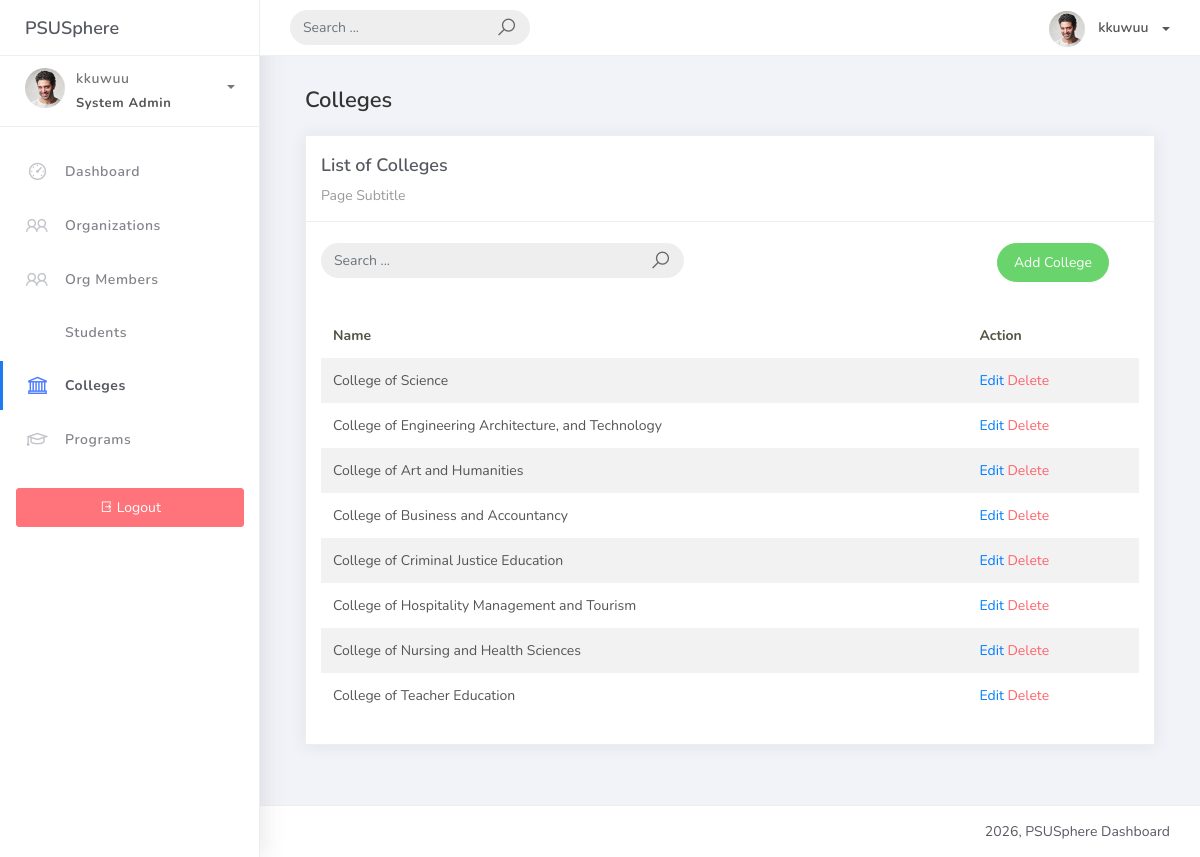
Screenshot of /college_list (signed in) with the database file from the repository.
### studentorg/models.py (models this page shows, shortened)
class BaseModel(models.Model):
    reated_at = models.DateTimeField(auto_now_add=True, db_index=True)
    updated_at = models.DateTimeField(auto_now=True)
    class Meta:
        abstract = True

class College(BaseModel):
    college_name = models.CharField(max_length = 150)

### studentorg/views.py (the view)
# urls.py: path('college_list', CollegeList.as_view(), name='college-list'),
class CollegeList(LoginRequiredMixin, ListView):
    model = College
    context_object_name = 'college_list'
    template_name = 'college_list.html'
    paginate_by = 10
    def get_queryset(self):
        qs = super().get_queryset()
        q = self.request.GET.get('q')
        if q:
            qs = qs.filter(Q(name__icontains=q) | Q(description__icontains=q))
        return qs

### templates/college_list.html (shortened to what this page needs)
{% extends 'base.html' %} {% load static %} {% block content %}
<div class="container-fluid">
  <h4 class="page-title">Colleges</h4>
  <div class="row">
    <div class="col-md-12">
      <div class="card">
        <div class="card-header">
          <div class="card-title">List of Colleges</div>
          <div class="card-category">Page Subtitle</div>
        </div>
        <br />
        <div class="col-md-12 row">
          <div class="col-md-6">
            <form
              class="navbar-left navbar-form nav-search mr-md-3"
              action=""
              method="get"
            >
              <div class="input-group">
                <input
                  type="text"
                  name="q"
                  placeholder="Search ..."
                  class="form-control"
                  value="{{ request.GET.q }}"
                />
                <div class="input-group-append">
                  <span class="input-group-text">
                    <i class="la la-search search-icon"></i>
                  </span>
                </div>
              </div>
            </form>
          </div>
          <div class="col-md-6">
            <div class="pull-right">
              <a
                href="{% url 'college-add' %}"
                class="btn btn-success btn-rounded"
                >Add College</a
              >
            </div>
          </div>
        </div>
        <div class="card-body">
          <table class="table table-striped mt-3">
            <thead>
              <tr>
                <th scope="col">Name</th>
                <th scope="col">Action</th>
              </tr>
            </thead>
            <tbody>
              {% for object in object_list %}
              <tr>
                <td>{{ object.college_name }}</td>
                <td>
                  <a href="{% url 'college-update' object.id %}">Edit</a>
                  <a
                    href="{% url 'college-delete' object.id %}"
                    class="text-danger"
                    >Delete</a
                  >
                </td>
              </tr>
              {% empty %}
              <tr>
                <td colspan="2" style="text-align: center">
                  <p class="text-sm font-weight-bold mb-0">No Records Found</p>
                </td>
              </tr>
              {% endfor %}
            </tbody>
          </table>
        </div>
      </div>
    </div>
  </div>
</div>
{% endblock %}

### templates/base.html (shortened to what this page needs)
{% load static %}
<!doctype html>
<html lang="en">
  <head>
    <link rel="stylesheet" href="{% static 'css/bootstrap.min.css' %}" />
    <link rel="stylesheet" href="{% static 'css/ready.css' %}" />
    <link rel="stylesheet" href="{% static 'css/demo.css' %}" />
    <link
      rel="stylesheet"
      href="https://maxst.icons8.com/openapi/v1.1/css/line-awesome.min.css"
    />
  </head>
  <body>
    <div class="wrapper">
      <div class="main-header">
        <div class="logo-header">
          <a href="{% url 'home' %}" class="logo"> PSUSphere </a>
        </div>
        <nav class="navbar navbar-header navbar-expand-lg">
          <div class="container-fluid">
            <form class="navbar-left navbar-form nav-search mr-md-3" action="">
              <div class="input-group">
                <input
                  type="text"
                  placeholder="Search ..."
                  class="form-control"
                />
                <div class="input-group-append">
                  <span class="input-group-text">
                    <i class="la la-search search-icon"></i>
                  </span>
                </div>
              </div>
            </form>
            <ul class="navbar-nav topbar-nav ml-md-auto align-items-center">
              <li class="nav-item dropdown">
                <a
                  class="dropdown-toggle profile-pic"
                  data-toggle="dropdown"
                  href="#"
                  aria-expanded="false"
                >
                  <img
                    src="{% static 'img/profile.jpg' %}"
                    alt="user-img"
                    width="36"
                    class="img-circle"
                  />
                  <span>{% if user.is_authenticated %}{{ user.get_username }}{% else %}Guest{% endif %}</span>
                </a>
              </li>
            </ul>
          </div>
        </nav>
      </div>
      <div class="sidebar">
        <div class="scrollbar-inner sidebar-wrapper">
          <div class="user">
            <div class="photo">
              <img src="{% static 'img/profile.jpg' %}" />
            </div>
            <div class="info">
              <a
                data-toggle="collapse"
                href="#collapseExample"
                aria-expanded="true"
              >
                <span>
                  {% if user.is_authenticated %}{{ user.get_username }}{% else %}Administrator{% endif %}
                  <span class="user-level">System Admin</span>
                  <span class="caret"></span>
                </span>
              </a>
            </div>
          </div>
          <ul class="nav">
            <li
              class="nav-item {% if request.resolver_match.url_name == 'home' %}active{% endif %}"
            >
              <a href="{% url 'home' %}">
                <i class="la la-dashboard"></i>
                <p>Dashboard</p>
              </a>
            </li>
            <li class="nav-item">
              <a href="{% url 'organization-list' %}">
                <i class="la la-group"></i>
                <p>Organizations</p>
              </a>
            </li>
            <li
              class="nav-item {% if request.resolver_match.url_name == 'orgmember-list' %}active{% endif %}"
            >
              <a href="{% url 'orgmember-list' %}">
                <i class="la la-users"></i>
                <p>Org Members</p>
              </a>
            </li>
            <li
              class="nav-item {% if request.resolver_match.url_name == 'student-list' %}active{% endif %}"
            >
              <a href="{% url 'student-list' %}">
                <p>Students</p>
              </a>
            </li>
            <li
              class="nav-item {% if request.resolver_match.url_name == 'college-list' %}active{% endif %}"
            >
              <a href="{% url 'college-list' %}">
                <i class="la la-university"></i>
                <p>Colleges</p>
              </a>
            </li>
            <li
              class="nav-item {% if request.resolver_match.url_name == 'program-list' %}active{% endif %}"
            >
              <a href="{% url 'program-list' %}">
                <i class="la la-graduation-cap"></i>
                <p>Programs</p>
              </a>
            </li>
          </ul>
          {% if user.is_authenticated %}
          <div class="mt-4 px-3">
            <form action="{% url 'account_logout' %}" method="post">
              <button type="submit" class="btn btn-danger btn-block">
                <i class="la la-sign-out"></i> Logout
              </button>
            </form>
          </div>
          {% endif %}
        </div>
      </div>
      <div class="main-panel">
        <div class="content">
          <div class="container-fluid">{% block content %} {% endblock %}</div>
        </div>
        <footer class="footer">
          <div class="container-fluid">
            <div class="copyright ml-auto">2026, PSUSphere Dashboard</div>
          </div>
        </footer>
      </div>
    </div>
  </body>
</html>

### rows the page displays
College: college_name "College of Science"
College: college_name "College of Engineering Architecture, and Technology"
College: college_name "College of Art and Humanities"
College: college_name "College of Business and Accountancy"
College: college_name "College of Criminal Justice Education"
College: college_name "College of Hospitality Management and Tourism"
College: college_name "College of Nursing and Health Sciences"
College: college_name "College of Teacher Education"

### other values shown
{{ user.get_username }} "kkuwuu"
